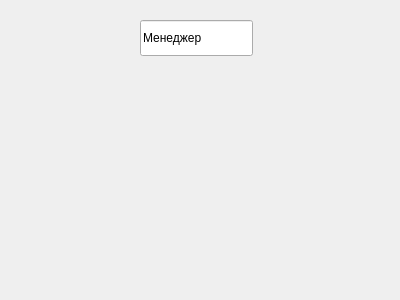
<?xml version="1.0" encoding="UTF-8"?>
<ui version="4.0">
 <class>Dialog</class>
 <widget class="QDialog" name="Dialog">
  <property name="geometry">
   <rect>
    <x>0</x>
    <y>0</y>
    <width>400</width>
    <height>300</height>
   </rect>
  </property>
  <property name="windowTitle">
   <string>Dialog</string>
  </property>
  <widget class="QLineEdit" name="lineEdit">
   <property name="geometry">
    <rect>
     <x>140</x>
     <y>20</y>
     <width>113</width>
     <height>36</height>
    </rect>
   </property>
   <property name="text">
    <string>Менеджер</string>
   </property>
  </widget>
 </widget>
 <resources/>
 <connections/>
</ui>
